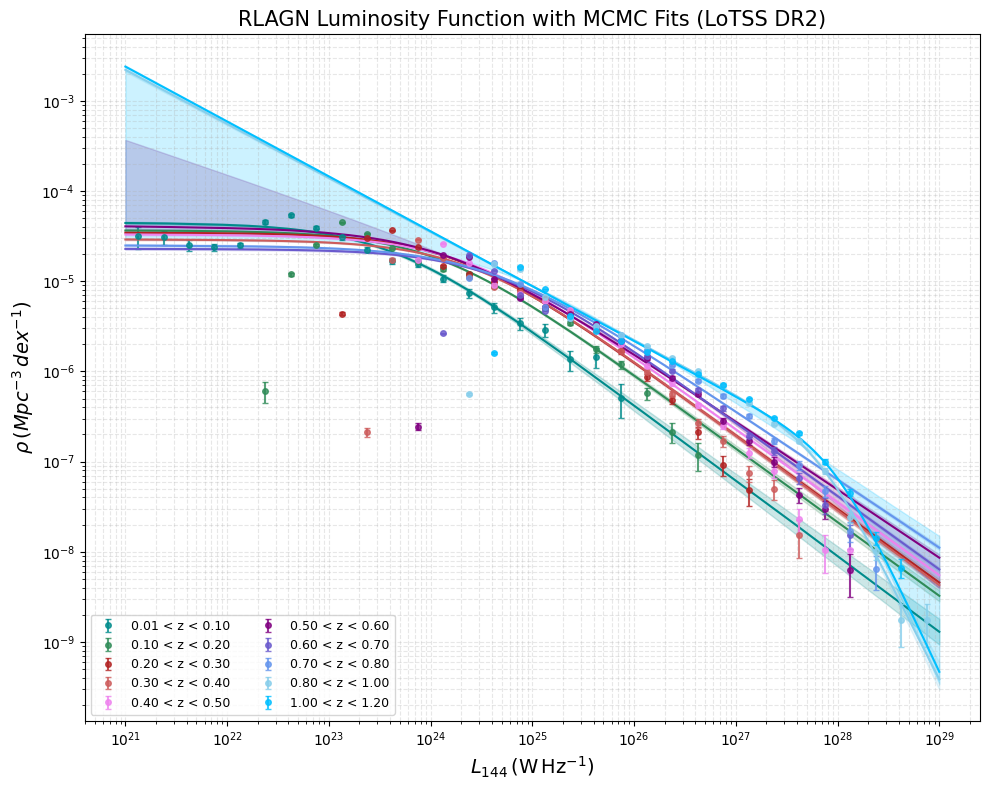
#> input picture plots/RLAGN_Luminosity_Function_with_MCMC_Fits.png, 989 x 790 px
$ jupyter execute --allow-errors 01-explore-catalog.ipynb
#> lines starting #> are read from the running program, lines starting #| are printed output that depends on the picture; after the words box and inside, x2 and y2 are one past the last pixel; in counts of white or black regions, pixels touching at a corner belong together
[cell 1]
from astropy.table import Table
import numpy as np
import matplotlib.pyplot as plt
from astropy.cosmology import FlatLambdaCDM

# Load the catalog
#> (the rest of this cell did not finish here and is left out)

[cell 2]
#defining custom units
import astropy.units as u

u.def_unit('dex(solMass)')
u.add_enabled_units([u.Unit('dex(solMass)')])

#> (a cell that did not finish here is left out)

[cell 4]
#trying out the power-size diagram (sanity check on the data)
import numpy as np
import matplotlib.pyplot as plt
from astropy.cosmology import FlatLambdaCDM
import astropy.units as u
from astropy.table import Table

# Load catalog
#> (the rest of this cell did not finish here and is left out)

[cell 5]
# Initial Attempt at Plotting the Luminosity Function for RLAGN in LoTSS DR2
# does not account for flux density cut, V_max calculated per bin, rather than per source, poisson error bars using N^1/2, which underestimates error for small bins.
import numpy as np
import matplotlib.pyplot as plt
from astropy.io import fits
from astropy.cosmology import Planck15 as cosmo
import astropy.units as u

# File path
data_path = "../data/agn-v1.0.fits"
#> (the rest of this cell did not finish here and is left out)

[cell 6]
# Second Attempt at Plotting the Luminosity Function for RLAGN in LoTSS DR2
import numpy as np
import matplotlib.pyplot as plt
from astropy.cosmology import Planck18 as cosmo
import astropy.units as u
from scipy.optimize import root_scalar
from tqdm import tqdm
from astropy.table import Table
from astropy.io import fits
import astropy.units as u

# Constants
alpha = 0.7  # spectral index
S_lim_mJy = 0.5  # LOFAR DR2 flux limit in mJy
S_lim = S_lim_mJy * 1e-29  # Convert mJy to W/m^2/Hz

# LOFAR DR2 survey area
survey_area_deg2 = 5720  # as per the DR2 paper
sky_fraction = survey_area_deg2 / 41252.96  # total sky area in deg^2

# Redshift bins (from paper)
z_bins = [(0.01, 0.1), (0.1, 0.2), (0.2, 0.3), (0.3, 0.4), (0.4, 0.5),
          (0.5, 0.6), (0.6, 0.7), (0.7, 0.8), (0.8, 1.0), (1.0, 1.2)]

# Luminosity bins (log-spaced)
logL_edges = np.linspace(21, 29, 33)
logL_centers = 0.5 * (logL_edges[:-1] + logL_edges[1:])
dlogL = np.diff(logL_edges)[0]

# Store results
all_phi = []
all_err = []

# File path
data_path = "../data/agn-v1.0.fits"
#> (the rest of this cell did not finish here and is left out)

[cell 7]
#plotting the results (separate for debugging purposes)
colors = plt.cm.plasma(np.linspace(0.1, 0.9, len(z_bins)))
plt.figure(figsize=(9, 7))

colors = ['darkcyan', 'seagreen', 'firebrick', 'indianred', 'violet',
          'purple', 'slateblue', 'cornflowerblue', 'skyblue', 'deepskyblue']

for i, (phi, err) in enumerate(zip(all_phi, all_err)):
    label = f"{z_bins[i][0]:.2f} < z < {z_bins[i][1]:.2f}"
    mask = ~np.isnan(phi)
    if np.any(mask):
        print(f"{z_bins[i][0]}–{z_bins[i][1]}: max L = {10**logL_centers[mask][-1]:.2e}")
    plt.errorbar(10**logL_centers, phi, yerr=err, fmt='.', color=colors[i], label=label, capsize=2)

plt.xscale('log')
plt.yscale('log')
plt.xlabel(r'$L_{144}\,\mathrm{(W\,Hz^{-1})}$', fontsize=14)
plt.ylabel(r'$\rho\,(Mpc^{-3}\,dex^{-1})$', fontsize=14)
plt.legend()
plt.grid(True, which='both', ls='--', alpha=0.3)
plt.tight_layout()
plt.title('1/Vmax Luminosity Function for LoTSS DR2 RLAGN')
plt.show()

[cell 8]
# Fitting the Dual Power Law Model to the Luminosity Function
# This code uses MCMC to fit the dual power law model to the luminosity function data
# Test for one redshift bin
import numpy as np
import emcee
import corner
import matplotlib.pyplot as plt

# Use one redshift bin's data
i = 3  # for example, bin 0.3 < z < 0.4
logL = logL_centers
#> (the rest of this cell did not finish here and is left out)

[cell 9]
#model + log likelihood setup
import numpy as np
import emcee

# Dual power-law model
# [25 lines left out: functions dual_power_law, log_likelihood, log_prior, log_prob, not called in this run]

[cell 10]
#loop over all redshift bins
ndim = 4
nwalkers = 64
nsteps = 10000

mcmc_results = []

#> (the rest of this cell did not finish here and is left out)

[cell 11]
#plotting the results
for i, sampler in enumerate(mcmc_results):
    if sampler is None:
        continue

    samples = sampler.get_chain(discard=500, flat=True)
    best_params = np.median(samples, axis=0)
    log_phi_star, log_L_star, alpha, beta = best_params

    logL_fit = np.linspace(21, 29, 200)
    model = dual_power_law(logL_fit, log_phi_star, log_L_star, alpha, beta)

    plt.plot(10**logL_fit, model, label=f'{z_bins[i][0]}–{z_bins[i][1]}')

plt.xscale('log')
plt.yscale('log')
plt.xlabel(r'$L_{144}$ [W Hz$^{-1}$]')
plt.ylabel(r'$\rho$ [Mpc$^{-3}$ dex$^{-1}$]')
plt.legend()
plt.title("Dual Power-Law Fits Across Redshift Bins")
plt.grid(True, which='both', ls='--', alpha=0.4)
plt.show()

[cell 12]
#plot with mcmc and data
colors = ['darkcyan', 'seagreen', 'firebrick', 'indianred', 'violet',
          'purple', 'slateblue', 'cornflowerblue', 'skyblue', 'deepskyblue']
plt.figure(figsize=(10, 8))

for i, (phi, err) in enumerate(zip(all_phi, all_err)):
    valid = np.isfinite(phi) & (phi > 0)
    if np.sum(valid) == 0:
        continue
    label = f"{z_bins[i][0]:.2f} < z < {z_bins[i][1]:.2f}"
    plt.errorbar(10**logL_centers[valid], phi[valid], yerr=err[valid],
                 fmt='o', color=colors[i], label=label, capsize=2, markersize=4, alpha=0.7)

logL_fit = np.linspace(21, 29, 200)

for i, sampler in enumerate(mcmc_results):
    if sampler is None:
        continue

    samples = sampler.get_chain(discard=500, flat=True)
    best_params = np.median(samples, axis=0)
    log_phi_star, log_L_star, alpha, beta = best_params

    model_phi = dual_power_law(logL_fit, log_phi_star, log_L_star, alpha, beta)

    plt.plot(10**logL_fit, model_phi, color=colors[i], lw=1.8, alpha=0.9)

plt.xscale('log')
plt.yscale('log')
plt.xlabel(r'$L_{144}$ [W Hz$^{-1}$]', fontsize=14)
plt.ylabel(r'$\rho$ [Mpc$^{-3}$ dex$^{-1}$]', fontsize=14)
plt.legend()
plt.grid(True, which='both', ls='--', alpha=0.3)
plt.title('RLAGN Luminosity Function with MCMC Fits')
plt.tight_layout()
plt.show()

[cell 13]
#corner plots for each redshift bin
import corner
import matplotlib.pyplot as plt

# Parameter labels (same order as your MCMC fitting)
labels = [r'$\log_{10}(\phi^*)$', r'$\log_{10}(L^*)$', r'$\alpha$', r'$\beta$']

# Loop over each redshift bin's MCMC result
for i, sampler in enumerate(mcmc_results):
    if sampler is None:
        continue

    # Flatten and discard burn-in
    samples = sampler.get_chain(discard=500, flat=True)

    # Generate corner plot
    fig = corner.corner(samples, labels=labels, quantiles=[0.16, 0.5, 0.84],
                        show_titles=True, title_fmt=".2f", title_kwargs={"fontsize": 12})

    # Add redshift bin to title
    zmin, zmax = z_bins[i]
    fig.suptitle(f"Redshift Bin: {zmin:.2f} < z < {zmax:.2f}", fontsize=14)

    # Save or show
    plt.tight_layout()
    plt.show()

[cell 14]
#computing bands with confidence interval (68%)
import numpy as np

param_names = ["log_phi_star", "logL_star", "alpha", "beta"]
#> (the rest of this cell did not finish here and is left out)

[cell 15]
#final plot
import matplotlib.pyplot as plt
import numpy as np

def dual_power_law(L, log_phi_star, logL_star, alpha, beta):
    return 10**log_phi_star / ((L / 10**logL_star)**alpha + (L / 10**logL_star)**beta)

L_plot = np.logspace(21, 29, 500)
colors = ['darkcyan', 'seagreen', 'firebrick', 'indianred', 'violet',
          'purple', 'slateblue', 'cornflowerblue', 'skyblue', 'deepskyblue']

plt.figure(figsize=(10, 8))

for i, sampler in enumerate(mcmc_results):
    if sampler is None:
        continue

    # Get observed data
    phi = all_phi[i]
    err = all_err[i]
    valid = np.isfinite(phi) & (phi > 0)
    logL_obs = logL_centers[valid]
    phi_obs = phi[valid]
    err_obs = err[valid]

    # Plot 1/Vmax data points
    plt.errorbar(10**logL_obs, phi_obs, yerr=err_obs, fmt='o', ms=4, color=colors[i],
                 label=f"{z_bins[i][0]:.2f} < z < {z_bins[i][1]:.2f}", capsize=2, alpha=0.8)

    # Get MCMC samples
    samples = sampler.get_chain(discard=500, flat=True)
    n_draws = 200
    idx = np.random.choice(len(samples), size=n_draws, replace=False)

    model_curves = []
    for j in idx:
        log_phi_star, logL_star, alpha_mcmc, beta_mcmc = samples[j]
        model_phi = dual_power_law(L_plot, log_phi_star, logL_star, alpha_mcmc, beta_mcmc)
        model_curves.append(model_phi)

    model_curves = np.array(model_curves)
    median_model = np.median(model_curves, axis=0)
    lower = np.percentile(model_curves, 16, axis=0)
    upper = np.percentile(model_curves, 84, axis=0)

    # Plot MCMC median + band
    plt.plot(L_plot, median_model, color=colors[i], lw=1.5)
    plt.fill_between(L_plot, lower, upper, color=colors[i], alpha=0.2)

plt.xscale('log')
plt.yscale('log')
plt.xlabel(r'$L_{144}\,\mathrm{(W\,Hz^{-1})}$', fontsize=14)
plt.ylabel(r'$\rho\,(Mpc^{-3}\,dex^{-1})$', fontsize=14)
plt.title('RLAGN Luminosity Function with MCMC Fits (LoTSS DR2)', fontsize=15)
plt.grid(True, which='both', ls='--', alpha=0.3)
plt.legend(fontsize=9, loc='lower left', ncol=2)
plt.tight_layout()
plt.show()

[cell 16]
#how well does the plot match
import cv2
import numpy as np
import matplotlib.pyplot as plt
from scipy.interpolate import interp1d
from scipy.stats import chi2
from scipy.spatial import distance
import pandas as pd
from matplotlib import colors as mcolors

# ============================
# CONFIGURATION
# ============================

# Paths to your images
img_path_original = "../plots/Fig-11-hardcastle.png"  # Original from paper
img_path_reproduced = "../plots/RLAGN_Luminosity_Function_with_MCMC_Fits.png"  # Your reproduction

# Axis limits from the figure (log L and log ρ)
x_min, x_max = 22.0, 28.0
y_min, y_max = -9.0, -2.0

# Exact palette used in your plots (order aligned with z_bins)
colors = [
    'darkcyan', 'seagreen', 'firebrick', 'indianred', 'violet',
    'purple', 'slateblue', 'cornflowerblue', 'skyblue', 'deepskyblue'
]

# Same z-bins ordering as used for plotting (for reference/selection)
z_bins = [
    (0.01, 0.1), (0.1, 0.2), (0.2, 0.3), (0.3, 0.4), (0.4, 0.5),
    (0.5, 0.6), (0.6, 0.7), (0.7, 0.8), (0.8, 1.0), (1.0, 1.2)
]

# Choose a specific bin index (0..9), or set to None to auto-pick the best matching color from your palette
selected_bin_index = None  # e.g., 9 for deepskyblue; None => auto

# Optional: axes bounding boxes (fractions 0..1 of image width/height) if the plot does not fill the image
# Set to None to assume full image; else set like (left, right, bottom, top)
axes_bbox_original = None
axes_bbox_reproduced = None

# Helper: convert Matplotlib color name to OpenCV BGR uint8 triple
def color_name_to_bgr(name: str):
    rgb = np.array(mcolors.to_rgb(name)) * 255.0
    rgb = np.clip(np.round(rgb).astype(np.uint8), 0, 255)
    bgr = np.array([rgb[2], rgb[1], rgb[0]], dtype=np.uint8)
    return bgr

# Color tolerance (0-255). Increase if the line shows anti-aliasing or transparency.
tol = 80

# ============================
# FUNCTIONS
# ============================

def make_mask_bgr(img, target_color, tol):
    lower = np.clip(target_color.astype(np.int16) - tol, 0, 255).astype(np.uint8)
    upper = np.clip(target_color.astype(np.int16) + tol, 0, 255).astype(np.uint8)
    mask = cv2.inRange(img, lower, upper)
    kernel = np.ones((3, 3), np.uint8)
    mask = cv2.morphologyEx(mask, cv2.MORPH_OPEN, kernel, iterations=1)
    mask = cv2.morphologyEx(mask, cv2.MORPH_CLOSE, kernel, iterations=1)
    return mask


def extract_curve(img_path, target_color, tol, axes_bbox=None):
    img = cv2.imread(img_path)
    if img is None:
        raise FileNotFoundError(f"Could not read image at {img_path}")

    # Crop to axes region if provided (fractions of width/height)
    if axes_bbox is not None:
        h, w = img.shape[:2]
        l, r, b, t = axes_bbox
        x0, x1 = int(l * w), int(r * w)
        y0, y1 = int((1 - t) * h), int((1 - b) * h)
        img = img[y0:y1, x0:x1]

    mask = make_mask_bgr(img, target_color, tol)

    ys, xs = np.where(mask > 0)
    coords = np.column_stack((xs, ys))
    if coords.size == 0:
        return np.empty((0, 2), dtype=float), img.shape

    order = np.argsort(coords[:, 0])
    coords = coords[order]

    unique_x, idx_start = np.unique(coords[:, 0], return_index=True)
    y_median = []
    for i, x in enumerate(unique_x):
        j0 = idx_start[i]
        j1 = idx_start[i + 1] if i + 1 < len(idx_start) else len(coords)
        y_median.append(int(np.median(coords[j0:j1, 1])))
    coords = np.column_stack((unique_x, np.array(y_median)))

    return coords, img.shape


def pixels_to_data(coords, img_shape, x_min, x_max, y_min, y_max):
    h, w = img_shape[0], img_shape[1]
    if coords.size == 0:
        return np.empty((0, 2), dtype=float)
    x_data = x_min + (coords[:, 0] / w) * (x_max - x_min)
    y_data = y_max - (coords[:, 1] / h) * (y_max - y_min)
    return np.column_stack((x_data, y_data))


def interpolate_and_compare(curve1, curve2):
    if len(curve1) == 0 or len(curve2) == 0:
        return np.nan, np.nan, np.nan, np.array([]), np.array([])
    x1_min, x1_max = np.min(curve1[:, 0]), np.max(curve1[:, 0])
    x2_min, x2_max = np.min(curve2[:, 0]), np.max(curve2[:, 0])
    x_lo, x_hi = max(x1_min, x2_min), min(x1_max, x2_max)
    mask1 = (curve1[:, 0] >= x_lo) & (curve1[:, 0] <= x_hi)
    curve1_clip = curve1[mask1]

    if len(curve1_clip) == 0:
        return np.nan, np.nan, np.nan, np.array([]), np.array([])

    interp = interp1d(curve2[:, 0], curve2[:, 1], bounds_error=False, fill_value="extrapolate")
    y_interp = interp(curve1_clip[:, 0])

    residuals = curve1_clip[:, 1] - y_interp
    chi_sq = np.sum((residuals) ** 2 / (np.abs(y_interp) + 1e-8))
    rmse = np.sqrt(np.mean(residuals ** 2))
    corr = np.corrcoef(curve1_clip[:, 1], y_interp)[0, 1]

    return chi_sq, rmse, corr, y_interp, curve1_clip[:, 0]


# ============================
# AUTO-SELECT COLOR (optional)
# ============================

def auto_select_color(img_path, colors, tol):
#> called with tol = 80
    img = cv2.imread(img_path)
#> img is the input picture: shape (790, 989, 3); mean B, G, R 245.8, 243.6, 241.8
    if img is None:
        raise FileNotFoundError(f"Could not read image at {img_path}")
    counts = []
    for idx, cname in enumerate(colors):
        bgr = color_name_to_bgr(cname)
        mask = make_mask_bgr(img, bgr, tol)
        counts.append((idx, mask.sum()))
#> this loop made 10 passes
#> pass 1, in make_mask_bgr, `mask = cv2.inRange(img, lower, upper)`:
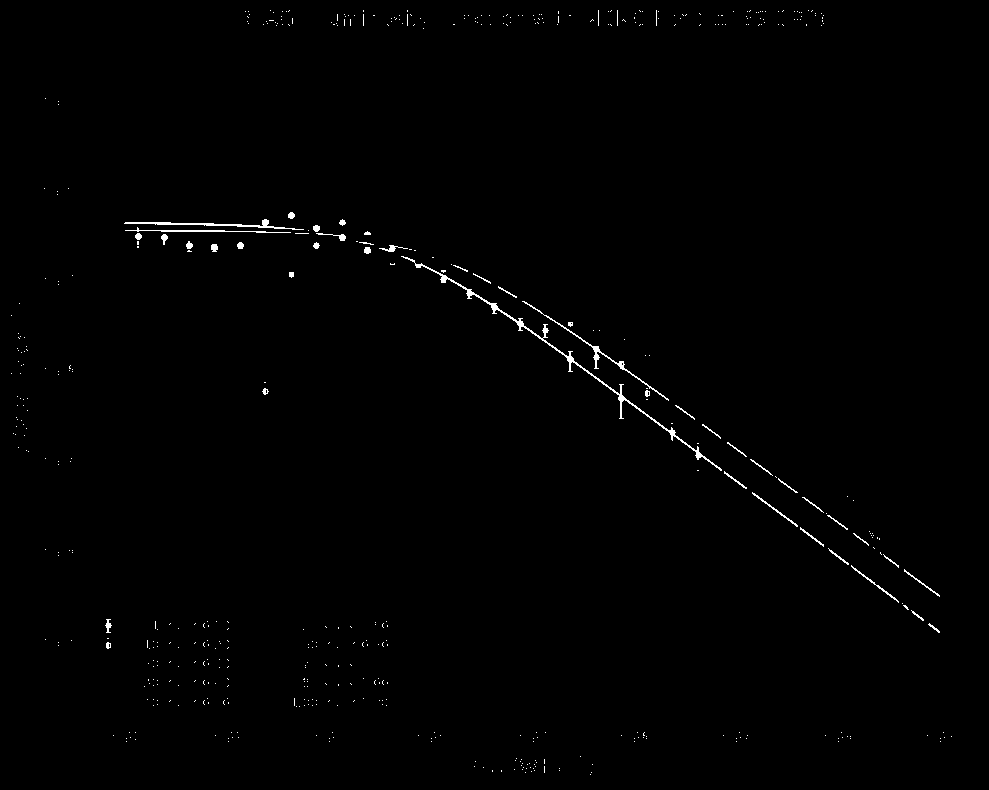
#> mask: shape (790, 989); 0.61% white in thin lines or dots
#> pass 1, in make_mask_bgr, `mask = cv2.morphologyEx(mask, cv2.MORPH_OPEN, kernel, iterations=1)`:
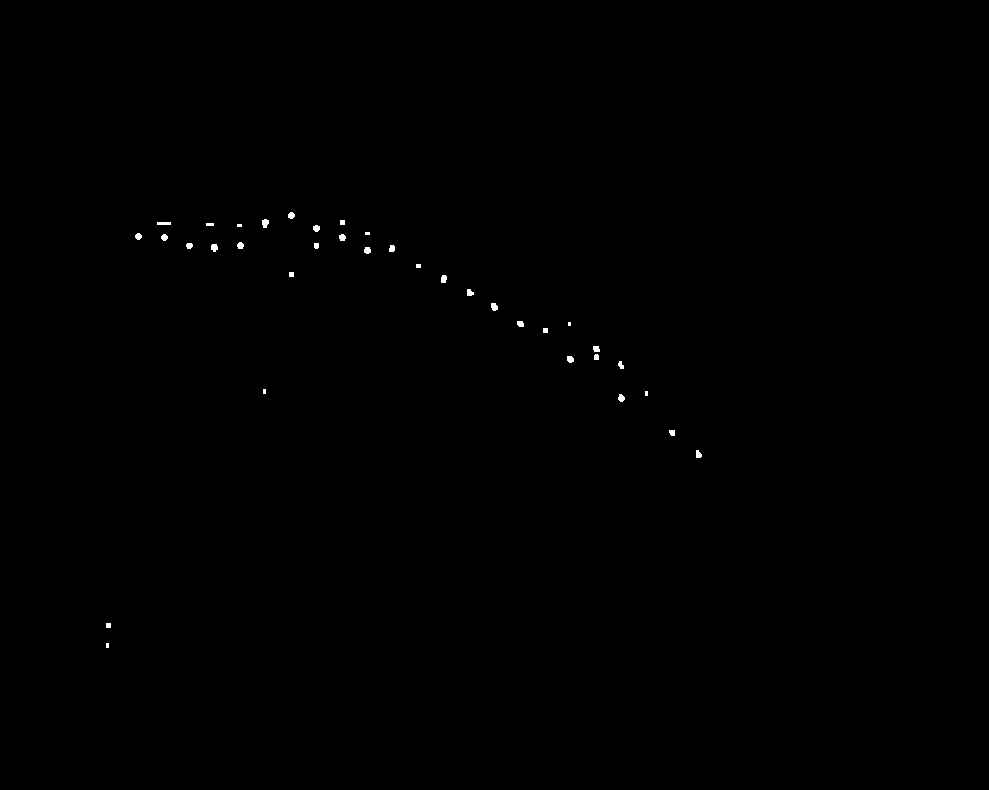
#> mask: shape (790, 989); 0.15% white; 36 white regions (6 under 20 px), largest, box (x1, y1, x2, y2) and area: (262, 219, 269, 228) 49, (211, 244, 218, 252) 45, (491, 303, 498, 311) 45
#> pass 2, in make_mask_bgr (call 2), `mask = cv2.inRange(img, lower, upper)`:
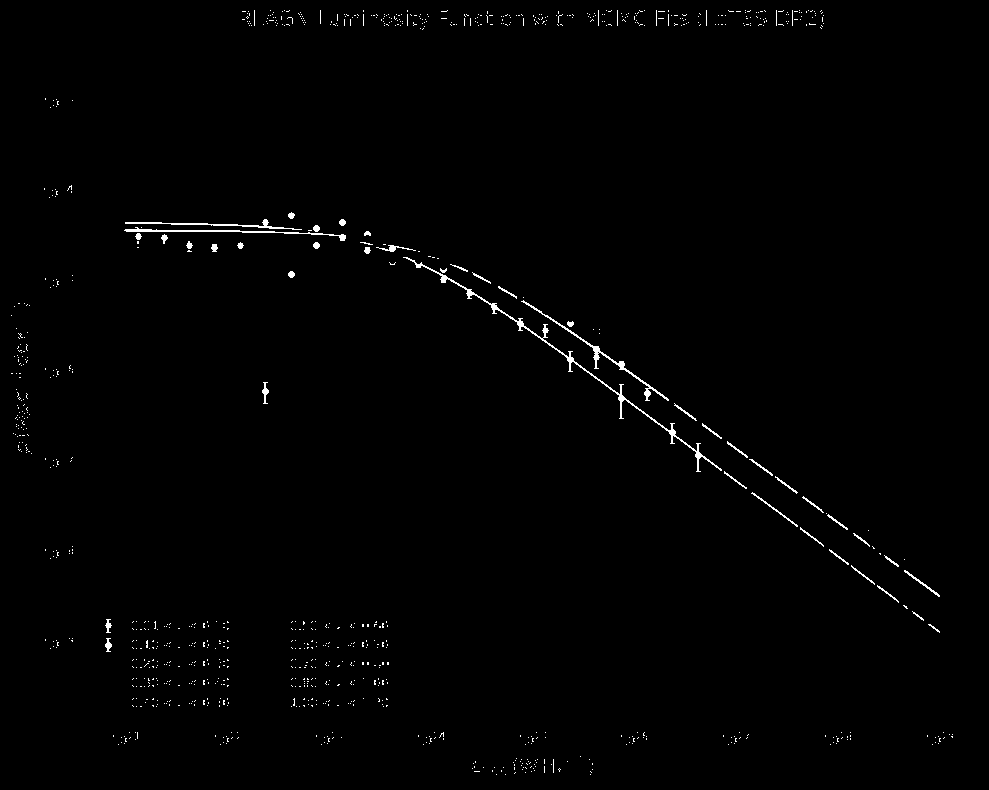
#> mask: shape (790, 989); 0.83% white in thin lines or dots
#> after the loop:
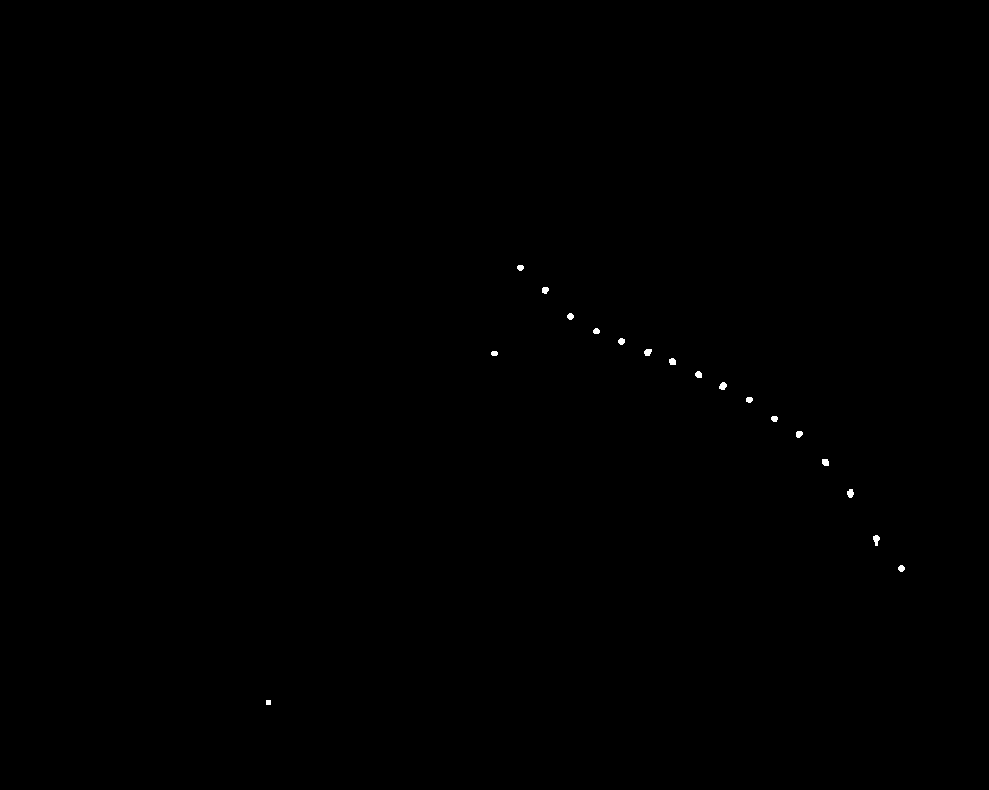
#> mask: shape (790, 989); 0.09% white; 18 white regions, largest, box (x1, y1, x2, y2) and area: (873, 535, 880, 546) 51, (847, 489, 854, 498) 48, (719, 382, 727, 390) 47
#> after the loop, counts = [(0, 295035), (1, 320535), (2, 272595), (3, 614040), (4, 3452190), (5, 146115), (6, 678045), (7, 1760520), (8, 10019970), (9, 179265)]
    best_idx = max(counts, key=lambda x: x[1])[0]
#> best_idx = 8
    return best_idx

if selected_bin_index is None:
    selected_bin_index = auto_select_color(img_path_reproduced, colors, tol)
#> selected_bin_index = 8

_target_rgb_name = colors[selected_bin_index]
print(f"Comparing against your curve color: '{_target_rgb_name}' for z-bin {z_bins[selected_bin_index]}")
#| Comparing against your curve color: 'skyblue' for z-bin (0.8, 1.0)

# ============================
# MAIN PIPELINE
# ============================

target_color_original = np.array([0, 0, 0], dtype=np.uint8)
color_my_bgr = color_name_to_bgr(_target_rgb_name)
#> color_my_bgr = [235, 206, 135]

coords_orig, shape_orig = extract_curve(img_path_original, target_color_original, tol, axes_bbox_original)
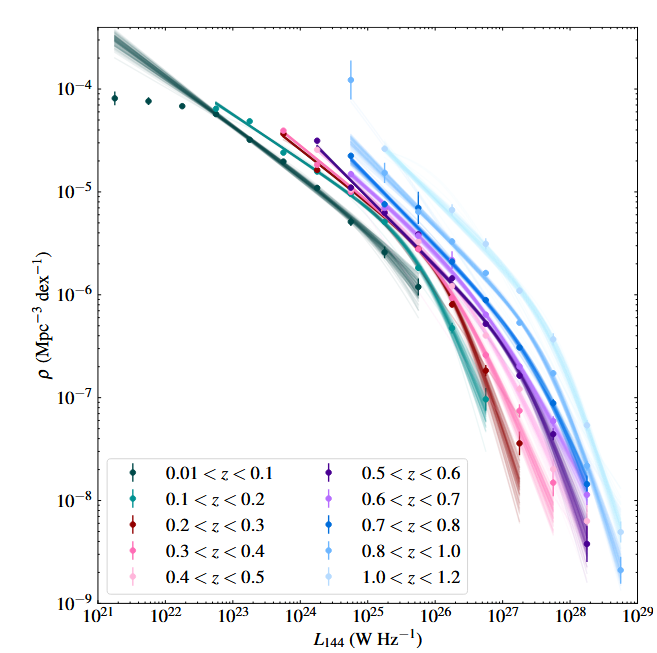
#> input picture plots/Fig-11-hardcastle.png, 657 x 653 px
#> in extract_curve, img is the input picture: shape (653, 657, 3); mean B, G, R 246.9, 244, 243.9
#> (the rest of the program and of its run is left out)
